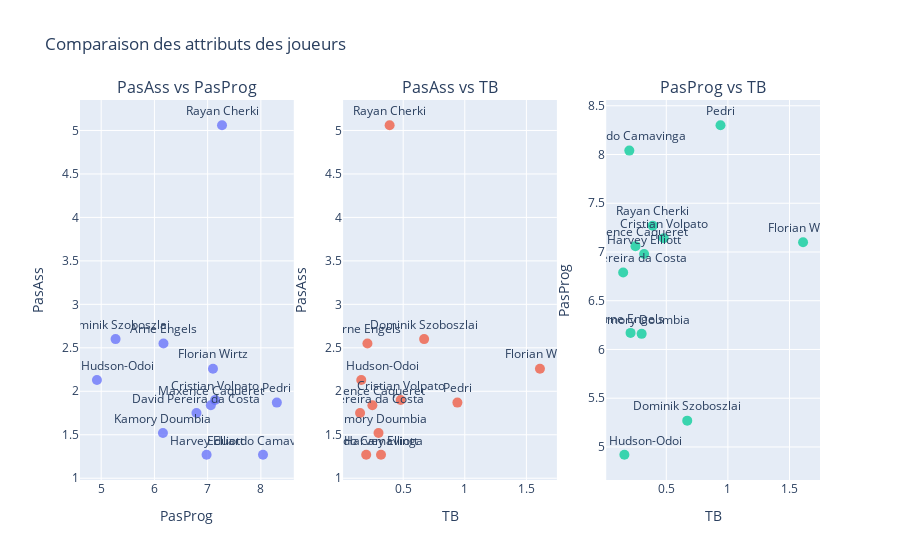

The notebook cell this image was saved under:
### Code cell
# Calcul du nombre de combinaisons possibles
num_combinations = len(list(itertools.combinations(conditions, 2)))

if num_combinations == 0:
    print("Il n'y a pas assez de conditions pour comparer les attributs des joueurs.")
else:
    # Créez une figure avec des sous-graphes
    fig = make_subplots(rows=1, cols=num_combinations, subplot_titles=[f'{condition1[0]} vs {condition2[0]}' for condition1, condition2 in itertools.combinations(conditions, 2)])

    # Liste pour stocker les paires de conditions déjà traitées
    pairs_processed = []

    # Pour chaque paire de conditions
    for idx, (condition1, condition2) in enumerate(itertools.combinations(conditions, 2)):
        if condition1[0] != condition2[0]:  # Vérifiez que les conditions ne sont pas identiques
            pair = tuple(sorted([condition1, condition2]))  # Triez les conditions dans l'ordre alphabétique
            if pair not in pairs_processed:  # Vérifiez si la paire ou son miroir ont déjà été traités
                pairs_processed.append(pair)
                attr1, attr2 = condition1[0], condition2[0]
                
                # Créez le graphique de dispersion
                scatter = go.Scatter(
                    x=df_final_filtered[attr2],
                    y=df_final_filtered[attr1],
                    mode='markers+text',
                    text=df_final_filtered['Player'],
                    textposition='top center',
                    hoverinfo='text',
                    marker=dict(size=10, opacity=0.75)
                )
                
                # Ajouter le graphique à la figure
                fig.add_trace(scatter, row=1, col=idx+1)
                
                # Définir les axes et le titre pour chaque sous-graphe
                fig.update_xaxes(title_text=attr2, row=1, col=idx+1)
                fig.update_yaxes(title_text=attr1, row=1, col=idx+1)

    # Ajustez l'espacement entre les graphiques et ajoutez un titre global
    fig.update_layout(title_text="Comparaison des attributs des joueurs", showlegend=False)
    fig.show()

### Figure 1 — Plotly figure (JSON) as saved in the notebook; plotly's stock layout.template omitted (floating-point values rounded to 4 significant figures)
{"data": [{"hoverinfo": "text", "marker": {"opacity": 0.75, "size": 10}, "mode": "markers+text", "text": ["Rayan Cherki", "Dominik Szoboszlai", "Arne Engels", "Florian Wirtz", "Callum Hudson-Odoi", "Cristian Volpato", "Pedri", "Maxence Caqueret", "David Pereira da Costa", "Kamory Doumbia", "Eduardo Camavinga", "Harvey Elliott"], "textposition": "top center", "type": "scatter", "x": [7.27, 5.27, 6.17, 7.1, 4.92, 7.14, 8.3, 7.06, 6.79, 6.16, 8.04, 6.98], "xaxis": "x", "y": [5.06, 2.6, 2.55, 2.26, 2.13, 1.9, 1.87, 1.84, 1.75, 1.52, 1.27, 1.27], "yaxis": "y"}, {"hoverinfo": "text", "marker": {"opacity": 0.75, "size": 10}, "mode": "markers+text", "text": ["Rayan Cherki", "Dominik Szoboszlai", "Arne Engels", "Florian Wirtz", "Callum Hudson-Odoi", "Cristian Volpato", "Pedri", "Maxence Caqueret", "David Pereira da Costa", "Kamory Doumbia", "Eduardo Camavinga", "Harvey Elliott"], "textposition": "top center", "type": "scatter", "x": [0.39, 0.67, 0.21, 1.61, 0.16, 0.48, 0.94, 0.25, 0.15, 0.3, 0.2, 0.32], "xaxis": "x2", "y": [5.06, 2.6, 2.55, 2.26, 2.13, 1.9, 1.87, 1.84, 1.75, 1.52, 1.27, 1.27], "yaxis": "y2"}, {"hoverinfo": "text", "marker": {"opacity": 0.75, "size": 10}, "mode": "markers+text", "text": ["Rayan Cherki", "Dominik Szoboszlai", "Arne Engels", "Florian Wirtz", "Callum Hudson-Odoi", "Cristian Volpato", "Pedri", "Maxence Caqueret", "David Pereira da Costa", "Kamory Doumbia", "Eduardo Camavinga", "Harvey Elliott"], "textposition": "top center", "type": "scatter", "x": [0.39, 0.67, 0.21, 1.61, 0.16, 0.48, 0.94, 0.25, 0.15, 0.3, 0.2, 0.32], "xaxis": "x3", "y": [7.27, 5.27, 6.17, 7.1, 4.92, 7.14, 8.3, 7.06, 6.79, 6.16, 8.04, 6.98], "yaxis": "y3"}], "layout": {"annotations": [{"font": {"size": 16}, "showarrow": false, "text": "PasAss vs PasProg", "x": 0.1444, "xanchor": "center", "xref": "paper", "y": 1, "yanchor": "bottom", "yref": "paper"}, {"font": {"size": 16}, "showarrow": false, "text": "PasAss vs TB", "x": 0.5, "xanchor": "center", "xref": "paper", "y": 1, "yanchor": "bottom", "yref": "paper"}, {"font": {"size": 16}, "showarrow": false, "text": "PasProg vs TB", "x": 0.8556, "xanchor": "center", "xref": "paper", "y": 1, "yanchor": "bottom", "yref": "paper"}], "showlegend": false, "title": {"text": "Comparaison des attributs des joueurs"}, "xaxis": {"anchor": "y", "domain": [0, 0.2889], "title": {"text": "PasProg"}}, "xaxis2": {"anchor": "y2", "domain": [0.3556, 0.6444], "title": {"text": "TB"}}, "xaxis3": {"anchor": "y3", "domain": [0.7111, 1], "title": {"text": "TB"}}, "yaxis": {"anchor": "x", "domain": [0, 1], "title": {"text": "PasAss"}}, "yaxis2": {"anchor": "x2", "domain": [0, 1], "title": {"text": "PasAss"}}, "yaxis3": {"anchor": "x3", "domain": [0, 1], "title": {"text": "PasProg"}}}}
